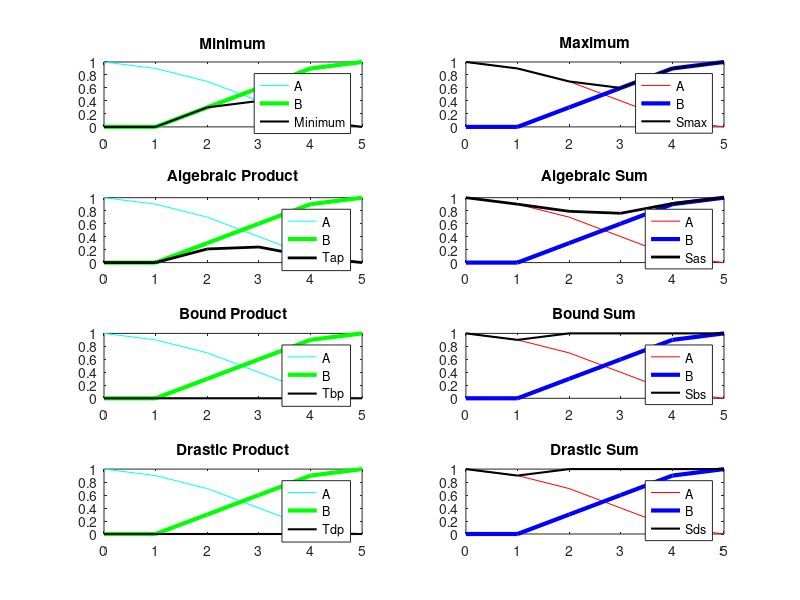

MATLAB code for this plot:
X=0:1:5;
A=[1,0.9,0.7,0.4,0.1,0];
B=[0,0,0.3,0.6,0.9,1];
Tdp=zeros(1,length(X));
Sds=zeros(1,length(X));
 
% First 3 T-norm operations
Tmin = min(A,B);
Tap = A.*B;
Tbp = max(0,(A+B-1));

% First 3 T-norm operations
Smax = max(A,B);
Sas = (A+B)-(A.*B);
Sbs = min(1,(A+B));

% Drastic product 
 for i = 1:length(X)
        if B(i) == 1
        Tdp(i) = A(i);
        elseif A(i) == 1
        Tdp(i) = B(i);
        elseif A(i) == 1 && B(i) == 1
        Tdp(i) = 1;
        elseif A(i) < 1 && B(i) < 1
        Tdp(i)=0;    
        end
 end

% Drastic Sum
 for i = 1:length(X)
        if B(i) == 0
        Sds(i)=A(i);
        elseif A(i) == 0
        Sds(i)=B(i);
        elseif A(i) == 0 && B(i) == 0
        Sds(i)=0;
        elseif A(i) > 0 && B(i) > 0
        Sds(i)=1;    
        end
end

%Graficando T-norm
subplot(4,2,1)
plot(X,A,'c',X,B,'g','Linewidth',3)
hold on
plot(X,Tmin,'k','Linewidth',1.5)
title('Minimum')
legend({'A','B','Minimum'},'Location','northeast')

subplot(4,2,3)
plot(X,A,'c',X,B,'g','Linewidth',3)
hold on
plot(X,Tap,'k','Linewidth',2)
title('Algebraic Product')
legend({'A','B','Tap'},'Location','northeast')

subplot(4,2,5)
plot(X,A,'c',X,B,'g','Linewidth',3)
hold on
plot(X,Tbp,'k','Linewidth',1.5)
title('Bound Product')
legend({'A','B','Tbp'},'Location','northeast')

subplot(4,2,7)
plot(X,A,'c',X,B,'g','Linewidth',3)
hold on
plot(X,Tdp,'k','Linewidth',1.5)
title('Drastic Product')
legend({'A','B','Tdp'},'Location','northeast')

%Graficando S-norm
subplot(4,2,2)
plot(X,A,'r',X,B,'b','Linewidth',3)
hold on
plot(X,Smax,'k','Linewidth',1.5)
title('Maximum')
legend({'A','B','Smax'},'Location','northeast')

subplot(4,2,4)
plot(X,A,'r',X,B,'b','Linewidth',3)
hold on
plot(X,Sas,'k','Linewidth',2)
title('Algebraic Sum')
legend({'A','B','Sas'},'Location','northeast')

subplot(4,2,6)
plot(X,A,'r',X,B,'b','Linewidth',3)
hold on
plot(X,Sbs,'k','Linewidth',1.5)
title('Bound Sum')
legend({'A','B','Sbs'},'Location','northeast')

subplot(4,2,8)
plot(X,A,'r',X,B,'b','Linewidth',3)
hold on
plot(X,Sds,'k','Linewidth',1.5)
title('Drastic Sum')
legend({'A','B','Sds'},'Location','northeast')